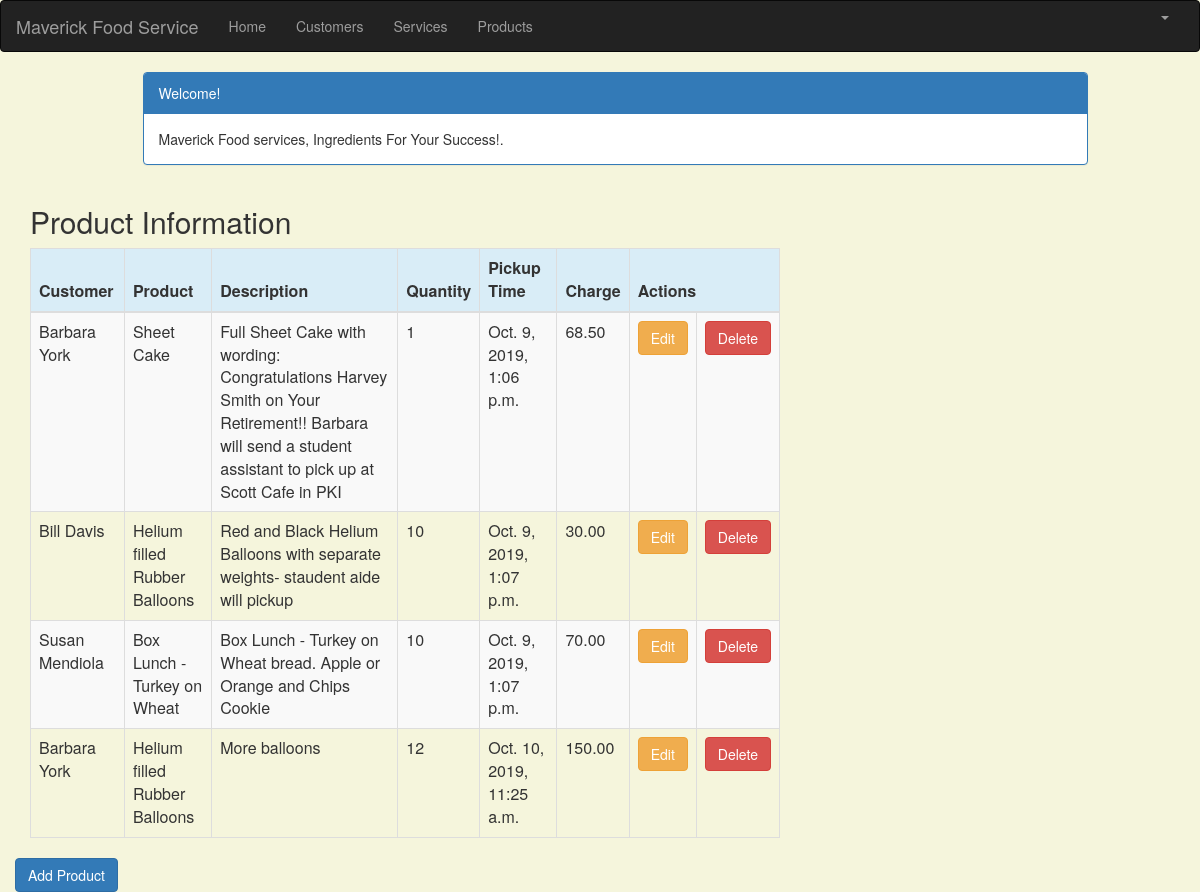
The page /product_list (signed in) on the database its author committed.
### crm/models.py (models this page shows, shortened)
class Product(models.Model):
    cust_name = models.ForeignKey(Customer, on_delete=models.CASCADE, related_name='products')
    product = models.CharField(max_length=100)
    p_description = models.TextField()
    quantity = models.IntegerField()
    pickup_time = models.DateTimeField(
        default=timezone.now)
    charge = models.DecimalField(max_digits=10, decimal_places=2)
    created_date = models.DateTimeField(
        default=timezone.now)
    updated_date = models.DateTimeField(auto_now_add=True)

class Customer(models.Model):
    cust_name = models.CharField(max_length=50)
    organization = models.CharField(max_length=100, blank=True)
    role = models.CharField(max_length=100)
    email = models.EmailField(max_length=100)
    bldgroom = models.CharField(max_length=100)
    address = models.CharField(max_length=200)
    account_number = models.IntegerField(blank=False, null=False)
    city = models.CharField(max_length=50)
    state = models.CharField(max_length=50)
    zipcode = models.CharField(max_length=10)
    phone_number = models.CharField(max_length=50)
    created_date = models.DateTimeField(
        default=timezone.now)
    updated_date = models.DateTimeField(auto_now_add=True)
    def __str__(self):
        return str(self.cust_name)

### crm/views.py (the view)
# urls.py: path('product_list', views.product_list, name='product_list'),
@login_required
def product_list(request):
   products = Product.objects.filter(created_date__lte=timezone.now())
   return render(request, 'crm/product_list.html', {'products': products})

### crm/templates/crm/product_list.html (shortened to what this page needs)
{% extends 'crm/base.html' %}
{% block content %}
    <html>
    <head>
        <link rel="stylesheet" href="https://maxcdn.bootstrapcdn.com/bootstrap/3.3.4/css/bootstrap.min.css">
    </head>
    <body>
    <div class="container">
        <div class="row">
            <div class="col-md-10 col-md-offset-1">
                <div class="panel panel-primary">
                    <div class="panel-heading">Welcome!</div>
                    <div class="panel-body">
                        Maverick Food services, Ingredients For Your Success!.
                    </div>
                </div>
            </div>
        </div>
    </div>
    <div class="row">
        <h2 style="padding-left: 15Px">Product Information</h2>
    </div>
    <div>
        <table class="table table-striped table-bordered table-hover">
            <thead>
            <tr class="bg-info">
                <th>Customer</th>
                <th>Product</th>
                <th>Description</th>
                <th>Quantity</th>
                <th>Pickup Time</th>
                <th>Charge</th>
                <th colspan="3">Actions</th>
            </tr>
            </thead>
            <tbody>
            {% for product in products %}
                <tr>
                    <td>{{ product.cust_name }}</td>
                    <td>{{ product.product }}</td>
                     <td>{{ product.p_description }}</td>
                    <td>{{ product.quantity }}</td>
                    <td>{{ product.pickup_time }}</td>
                    <td>{{ product.charge }}</td>
                           <td><a href="{% url 'crm:product_edit' pk=product.pk %}"
                           class="btn btn-warning">Edit</a></td>
                   <td><a href="{% url 'crm:product_delete' pk=product.pk %}"
                          onclick="return confirm('Are you sure you want to delete?')"
                           class="btn btn-danger">Delete</a>
                    </td>
                </tr>
            {% endfor %}
            </tbody>
        </table>
    <div class="row">
         <a href="{% url 'crm:product_new' %}" class="row"><span
                    class="btn btn-primary">Add Product</span></a>
     </div>
    </div>
    </body>
    </html>
{% endblock %}

### crm/templates/crm/product_list.html (style rules this page uses)
body { background-color: beige; }

### rows shown on the page
Product: cust_name "Barbara York", product "Sheet Cake", p_description "Full Sheet Cake with wording: Congratulations Harvey Smith on Your Retirement!! Barbara will send a student assistant to pick up at Scott Cafe in PKI", quantity "1", pickup_time "Oct. 9, 2019, 1:06 p.m.", charge "68.50"
Product: cust_name "Bill Davis", product "Helium filled Rubber Balloons", p_description "Red and Black Helium Balloons with separate weights- staudent aide will pickup", quantity "10", pickup_time "Oct. 9, 2019, 1:07 p.m.", charge "30.00"
Product: cust_name "Susan Mendiola", product "Box Lunch - Turkey on Wheat", p_description "Box Lunch - Turkey on Wheat bread. Apple or Orange and Chips Cookie", quantity "10", pickup_time "Oct. 9, 2019, 1:07 p.m.", charge "70.00"
Product: cust_name "Barbara York", product "Helium filled Rubber Balloons", p_description "More balloons", quantity "12", pickup_time "Oct. 10, 2019, 11:25 a.m.", charge "150.00"
